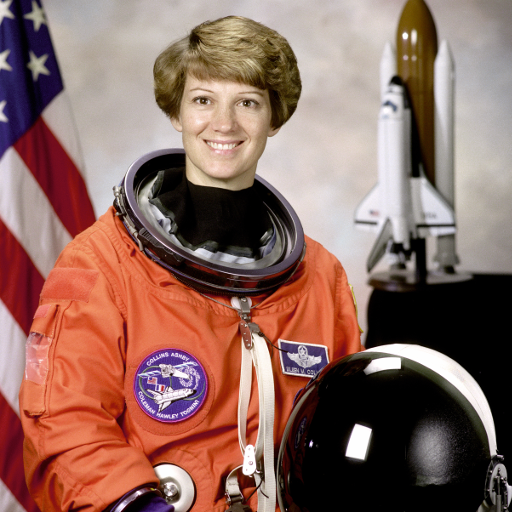
#> input picture data/astronaut.png, 512 x 512 px; its folder holds only this picture in this run
$ python q3-atv1-va1.py
#> lines starting #> are read from the running program, lines starting #| are printed output that depends on the picture
import os
import random
from PIL import Image

def crop_image(image_path: str, width: int, height: int, output_path: str):
#> called with image_path = 'data/astronaut.png', width = 100, height = 100, output_path = 'data/cropped_astronaut.png'
    img = Image.open(image_path)
#> img is the input picture: PIL image 512x512 RGB; mean R, G, B 141.6, 105.8, 96.5
    img_width, img_height = img.size
#> img_width = 512; img_height = 512

    left = 0
    top = 0
    right = min(width, img_width)
#> right = 100
    bottom = min(height, img_height)
#> bottom = 100

    cropped = img.crop((left, top, right, bottom))
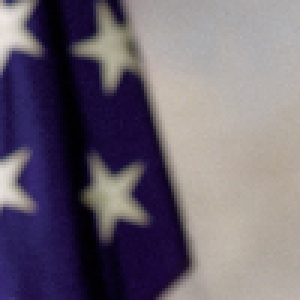
#> cropped: PIL image 100x100 RGB (shown 3 times larger); mean R, G, B 110, 101.3, 114.3
    cropped.save(output_path)
    print(f"Imagem recortada salva em: {output_path}")

data_dir = "data"
valid_exts = (".png", ".jpg", ".jpeg", ".bmp", ".tiff")
files = [f for f in os.listdir(data_dir) if f.lower().endswith(valid_exts)]

if files:
    chosen_file = random.choice(files)
    path = os.path.join(data_dir, chosen_file)
    output_path = os.path.join(data_dir, f"cropped_{chosen_file}")
    crop_image(path, 100, 100, output_path)
else:
    print("Nenhuma imagem encontrada no diretório data/")

$ run again, on data/baboon.png
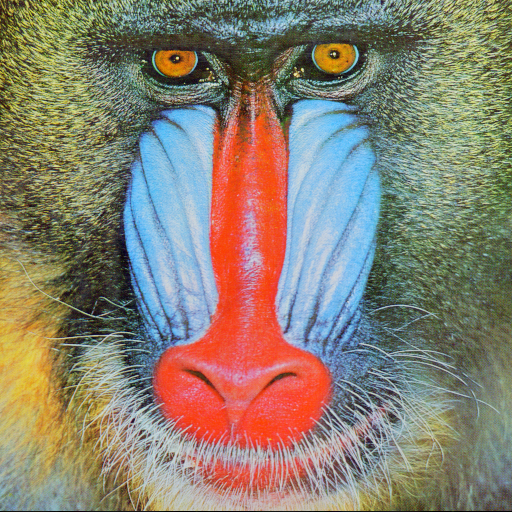
#> input picture data/baboon.png, 512 x 512 px
#> in crop_image, img is the input picture: PIL image 512x512 RGB; mean R, G, B 137.4, 128.9, 113.1
#> in crop_image, `cropped = img.crop((left, top, right, bottom))`:
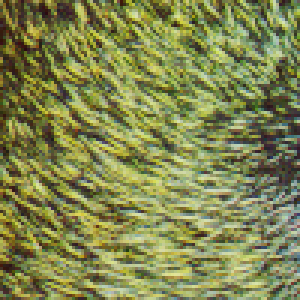
#> cropped: PIL image 100x100 RGB (shown 3 times larger); mean R, G, B 129.8, 134.9, 79.5

$ run again, on data/cameraman_original.png
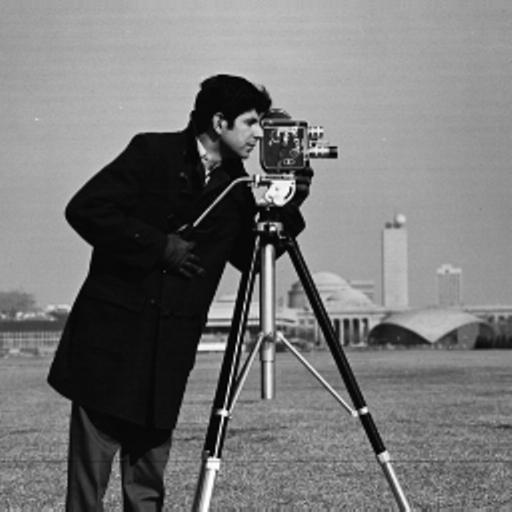
#> input picture data/cameraman_original.png, 512 x 512 px
#> in crop_image, img is the input picture: PIL image 512x512 L; min 0, max 255, mean 118.3
#> in crop_image, `cropped = img.crop((left, top, right, bottom))`:
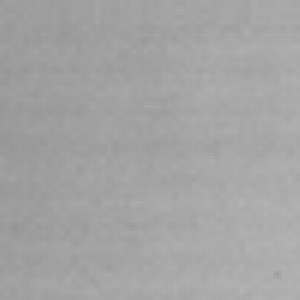
#> cropped: PIL image 100x100 L (shown 3 times larger); min 149, max 180, mean 163.8
